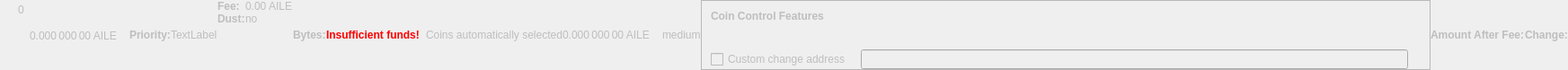
    <widget class="QWidget" name="dummyHideWidget" native="true">
     <property name="enabled">
      <bool>false</bool>
     </property>
     <property name="maximumSize">
      <size>
       <width>100</width>
       <height>22</height>
      </size>
     </property>
     <layout class="QHBoxLayout" name="dummyHideLayout">
      <property name="spacing">
       <number>0</number>
      </property>
      <property name="margin">
       <number>0</number>
      </property>
      <item>
       <layout class="QFormLayout" name="formLayoutCoinControl1">
        <property name="horizontalSpacing">
         <number>10</number>
        </property>
        <property name="verticalSpacing">
         <number>14</number>
        </property>
        <property name="leftMargin">
         <number>10</number>
        </property>
        <property name="topMargin">
         <number>4</number>
        </property>
        <property name="rightMargin">
         <number>6</number>
        </property>
        <item row="0" column="1">
         <widget class="QLabel" name="labelCoinControlBytes">
          <property name="cursor">
           <cursorShape>IBeamCursor</cursorShape>
          </property>
          <property name="contextMenuPolicy">
           <enum>Qt::ActionsContextMenu</enum>
          </property>
          <property name="text">
           <string notr="true">0</string>
          </property>
          <property name="textInteractionFlags">
           <set>Qt::LinksAccessibleByMouse|Qt::TextSelectableByKeyboard|Qt::TextSelectableByMouse</set>
          </property>
         </widget>
        </item>
       </layout>
      </item>
      <item>
       <widget class="QLabel" name="labelCoinControlAfterFee">
        <property name="enabled">
         <bool>false</bool>
        </property>
        <property name="sizePolicy">
         <sizepolicy hsizetype="Fixed" vsizetype="Fixed">
          <horstretch>0</horstretch>
          <verstretch>0</verstretch>
         </sizepolicy>
        </property>
        <property name="minimumSize">
         <size>
          <width>111</width>
          <height>12</height>
         </size>
        </property>
        <property name="maximumSize">
         <size>
          <width>111</width>
          <height>12</height>
         </size>
        </property>
        <property name="cursor">
         <cursorShape>IBeamCursor</cursorShape>
        </property>
        <property name="contextMenuPolicy">
         <enum>Qt::ActionsContextMenu</enum>
        </property>
        <property name="text">
         <string notr="true">0.000 000 00 AILE</string>
        </property>
        <property name="textInteractionFlags">
         <set>Qt::LinksAccessibleByMouse|Qt::TextSelectableByKeyboard|Qt::TextSelectableByMouse</set>
        </property>
       </widget>
      </item>
      <item>
       <widget class="QLabel" name="labelCoinControlPriorityText">
        <property name="enabled">
         <bool>false</bool>
        </property>
        <property name="font">
         <font>
          <weight>75</weight>
          <bold>true</bold>
         </font>
        </property>
        <property name="text">
         <string>Priority:</string>
        </property>
       </widget>
      </item>
      <item>
       <layout class="QHBoxLayout" name="horizontalLayout">
        <item>
         <widget class="QLabel" name="WarningLabel">
          <property name="text">
           <string>TextLabel</string>
          </property>
         </widget>
        </item>
       </layout>
      </item>
      <item>
       <layout class="QFormLayout" name="formLayoutCoinControl3">
        <property name="horizontalSpacing">
         <number>0</number>
        </property>
        <property name="verticalSpacing">
         <number>0</number>
        </property>
        <property name="leftMargin">
         <number>0</number>
        </property>
        <property name="topMargin">
         <number>0</number>
        </property>
        <property name="rightMargin">
         <number>0</number>
        </property>
        <item row="0" column="0">
         <widget class="QLabel" name="labelCoinControlFeeText">
          <property name="enabled">
           <bool>false</bool>
          </property>
          <property name="font">
           <font>
            <weight>75</weight>
            <bold>true</bold>
           </font>
          </property>
          <property name="text">
           <string>Fee:</string>
          </property>
          <property name="margin">
           <number>0</number>
          </property>
         </widget>
        </item>
        <item row="0" column="1">
         <widget class="QLabel" name="labelCoinControlFee">
          <property name="enabled">
           <bool>false</bool>
          </property>
          <property name="cursor">
           <cursorShape>IBeamCursor</cursorShape>
          </property>
          <property name="contextMenuPolicy">
           <enum>Qt::ActionsContextMenu</enum>
          </property>
          <property name="text">
           <string notr="true">0.00 AILE</string>
          </property>
          <property name="textInteractionFlags">
           <set>Qt::LinksAccessibleByMouse|Qt::TextSelectableByKeyboard|Qt::TextSelectableByMouse</set>
          </property>
         </widget>
        </item>
        <item row="1" column="0">
         <widget class="QLabel" name="labelCoinControlLowOutputText">
          <property name="enabled">
           <bool>false</bool>
          </property>
          <property name="font">
           <font>
            <weight>75</weight>
            <bold>true</bold>
           </font>
          </property>
          <property name="text">
           <string>Dust:</string>
          </property>
         </widget>
        </item>
        <item row="1" column="1">
         <widget class="QLabel" name="labelCoinControlLowOutput">
          <property name="enabled">
           <bool>false</bool>
          </property>
          <property name="cursor">
           <cursorShape>IBeamCursor</cursorShape>
          </property>
          <property name="contextMenuPolicy">
           <enum>Qt::ActionsContextMenu</enum>
          </property>
          <property name="text">
           <string>no</string>
          </property>
          <property name="textInteractionFlags">
           <set>Qt::LinksAccessibleByMouse|Qt::TextSelectableByKeyboard|Qt::TextSelectableByMouse</set>
          </property>
         </widget>
        </item>
       </layout>
      </item>
      <item>
       <widget class="QLabel" name="labelCoinControlBytesText">
        <property name="enabled">
         <bool>false</bool>
        </property>
        <property name="font">
         <font>
          <weight>75</weight>
          <bold>true</bold>
         </font>
        </property>
        <property name="text">
         <string>Bytes:</string>
        </property>
       </widget>
      </item>
      <item>
       <layout class="QFormLayout" name="formLayoutCoinControl2">
        <property name="horizontalSpacing">
         <number>0</number>
        </property>
        <property name="verticalSpacing">
         <number>0</number>
        </property>
        <property name="leftMargin">
         <number>0</number>
        </property>
        <property name="topMargin">
         <number>0</number>
        </property>
        <property name="rightMargin">
         <number>0</number>
        </property>
       </layout>
      </item>
      <item>
       <layout class="QHBoxLayout" name="horizontalLayoutCoinControl2">
        <property name="spacing">
         <number>0</number>
        </property>
        <property name="bottomMargin">
         <number>0</number>
        </property>
       </layout>
      </item>
      <item>
       <widget class="QLabel" name="labelCoinControlInsuffFunds">
        <property name="enabled">
         <bool>false</bool>
        </property>
        <property name="minimumSize">
         <size>
          <width>0</width>
          <height>0</height>
         </size>
        </property>
        <property name="font">
         <font>
          <weight>75</weight>
          <bold>true</bold>
         </font>
        </property>
        <property name="styleSheet">
         <string notr="true">color:red;font-weight:bold;</string>
        </property>
        <property name="text">
         <string>Insufficient funds!</string>
        </property>
        <property name="margin">
         <number>5</number>
        </property>
       </widget>
      </item>
      <item>
       <layout class="QFormLayout" name="formLayoutCoinControl4">
        <property name="horizontalSpacing">
         <number>0</number>
        </property>
        <property name="verticalSpacing">
         <number>0</number>
        </property>
        <property name="leftMargin">
         <number>0</number>
        </property>
        <property name="topMargin">
         <number>0</number>
        </property>
        <property name="rightMargin">
         <number>0</number>
        </property>
       </layout>
      </item>
      <item>
       <widget class="QLabel" name="labelCoinControlChangeLabel">
        <property name="enabled">
         <bool>false</bool>
        </property>
        <property name="sizePolicy">
         <sizepolicy hsizetype="Preferred" vsizetype="Expanding">
          <horstretch>0</horstretch>
          <verstretch>0</verstretch>
         </sizepolicy>
        </property>
        <property name="minimumSize">
         <size>
          <width>0</width>
          <height>0</height>
         </size>
        </property>
        <property name="text">
         <string/>
        </property>
        <property name="margin">
         <number>3</number>
        </property>
       </widget>
      </item>
      <item>
       <widget class="QLabel" name="labelCoinControlAutomaticallySelected">
        <property name="enabled">
         <bool>false</bool>
        </property>
        <property name="sizePolicy">
         <sizepolicy hsizetype="Fixed" vsizetype="Fixed">
          <horstretch>0</horstretch>
          <verstretch>0</verstretch>
         </sizepolicy>
        </property>
        <property name="minimumSize">
         <size>
          <width>0</width>
          <height>0</height>
         </size>
        </property>
        <property name="maximumSize">
         <size>
          <width>240</width>
          <height>16777215</height>
         </size>
        </property>
        <property name="text">
         <string>Coins automatically selected</string>
        </property>
        <property name="margin">
         <number>5</number>
        </property>
       </widget>
      </item>
      <item>
       <widget class="QLabel" name="labelCoinControlChange">
        <property name="enabled">
         <bool>false</bool>
        </property>
        <property name="sizePolicy">
         <sizepolicy hsizetype="Fixed" vsizetype="Fixed">
          <horstretch>0</horstretch>
          <verstretch>0</verstretch>
         </sizepolicy>
        </property>
        <property name="minimumSize">
         <size>
          <width>111</width>
          <height>0</height>
         </size>
        </property>
        <property name="maximumSize">
         <size>
          <width>111</width>
          <height>16777215</height>
         </size>
        </property>
        <property name="cursor">
         <cursorShape>IBeamCursor</cursorShape>
        </property>
        <property name="contextMenuPolicy">
         <enum>Qt::ActionsContextMenu</enum>
        </property>
        <property name="text">
         <string notr="true">0.000 000 00 AILE</string>
        </property>
        <property name="textInteractionFlags">
         <set>Qt::LinksAccessibleByMouse|Qt::TextSelectableByKeyboard|Qt::TextSelectableByMouse</set>
        </property>
       </widget>
      </item>
      <item>
       <widget class="QLabel" name="labelCoinControlPriority">
        <property name="enabled">
         <bool>false</bool>
        </property>
        <property name="cursor">
         <cursorShape>IBeamCursor</cursorShape>
        </property>
        <property name="contextMenuPolicy">
         <enum>Qt::ActionsContextMenu</enum>
        </property>
        <property name="text">
         <string>medium</string>
        </property>
        <property name="textInteractionFlags">
         <set>Qt::LinksAccessibleByMouse|Qt::TextSelectableByKeyboard|Qt::TextSelectableByMouse</set>
        </property>
       </widget>
      </item>
      <item>
       <widget class="QFrame" name="frameCoinControl">
        <property name="sizePolicy">
         <sizepolicy hsizetype="Expanding" vsizetype="Expanding">
          <horstretch>0</horstretch>
          <verstretch>0</verstretch>
         </sizepolicy>
        </property>
        <property name="maximumSize">
         <size>
          <width>16777215</width>
          <height>16777215</height>
         </size>
        </property>
        <property name="frameShape">
         <enum>QFrame::StyledPanel</enum>
        </property>
        <property name="frameShadow">
         <enum>QFrame::Sunken</enum>
        </property>
        <layout class="QVBoxLayout" name="verticalLayoutCoinControl2_2">
         <property name="spacing">
          <number>0</number>
         </property>
         <property name="margin">
          <number>0</number>
         </property>
         <item>
          <layout class="QVBoxLayout" name="verticalLayoutCoinControl" stretch="0,0,0,1">
           <property name="spacing">
            <number>0</number>
           </property>
           <property name="leftMargin">
            <number>10</number>
           </property>
           <property name="topMargin">
            <number>10</number>
           </property>
           <item>
            <layout class="QHBoxLayout" name="horizontalLayoutCoinControl1">
             <property name="bottomMargin">
              <number>15</number>
             </property>
             <item>
              <widget class="QLabel" name="labelCoinControlFeatures">
               <property name="enabled">
                <bool>false</bool>
               </property>
               <property name="sizePolicy">
                <sizepolicy hsizetype="Preferred" vsizetype="Maximum">
                 <horstretch>0</horstretch>
                 <verstretch>0</verstretch>
                </sizepolicy>
               </property>
               <property name="font">
                <font>
                 <weight>75</weight>
                 <bold>true</bold>
                </font>
               </property>
               <property name="styleSheet">
                <string notr="true">font-weight:bold;</string>
               </property>
               <property name="text">
                <string>Coin Control Features</string>
               </property>
              </widget>
             </item>
            </layout>
           </item>
           <item>
            <widget class="QWidget" name="widgetCoinControl" native="true">
             <property name="sizePolicy">
              <sizepolicy hsizetype="Preferred" vsizetype="Preferred">
               <horstretch>0</horstretch>
               <verstretch>0</verstretch>
              </sizepolicy>
             </property>
             <property name="minimumSize">
              <size>
               <width>0</width>
               <height>0</height>
              </size>
             </property>
             <property name="styleSheet">
              <string notr="true"/>
             </property>
             <layout class="QHBoxLayout" name="horizontalLayoutCoinControl5_2">
              <property name="margin">
               <number>0</number>
              </property>
              <item>
               <layout class="QHBoxLayout" name="horizontalLayoutCoinControl3">
                <property name="spacing">
                 <number>20</number>
                </property>
                <property name="topMargin">
                 <number>0</number>
                </property>
                <property name="bottomMargin">
                 <number>10</number>
                </property>
               </layout>
              </item>
             </layout>
            </widget>
           </item>
           <item>
            <layout class="QHBoxLayout" name="horizontalLayoutCoinControl4" stretch="0,0,0">
             <property name="spacing">
              <number>12</number>
             </property>
             <property name="sizeConstraint">
              <enum>QLayout::SetDefaultConstraint</enum>
             </property>
             <property name="topMargin">
              <number>5</number>
             </property>
             <property name="rightMargin">
              <number>5</number>
             </property>
             <item>
              <widget class="QCheckBox" name="checkBoxCoinControlChange">
               <property name="enabled">
                <bool>false</bool>
               </property>
               <property name="toolTip">
                <string>If this is activated, but the change address is empty or invalid, change will be sent to a newly generated address.</string>
               </property>
               <property name="text">
                <string>Custom change address</string>
               </property>
              </widget>
             </item>
             <item>
              <widget class="QValidatedLineEdit" name="lineEditCoinControlChange">
               <property name="enabled">
                <bool>false</bool>
               </property>
               <property name="sizePolicy">
                <sizepolicy hsizetype="Expanding" vsizetype="Fixed">
                 <horstretch>0</horstretch>
                 <verstretch>0</verstretch>
                </sizepolicy>
               </property>
              </widget>
             </item>
             <item>
              <widget class="QLabel" name="labelCoinControlChangeLabel_2">
               <property name="sizePolicy">
                <sizepolicy hsizetype="Preferred" vsizetype="Expanding">
                 <horstretch>0</horstretch>
                 <verstretch>0</verstretch>
                </sizepolicy>
               </property>
               <property name="minimumSize">
                <size>
                 <width>0</width>
                 <height>0</height>
                </size>
               </property>
               <property name="text">
                <string/>
               </property>
               <property name="margin">
                <number>3</number>
               </property>
              </widget>
             </item>
            </layout>
           </item>
           <item>
            <spacer name="verticalSpacerCoinControl">
             <property name="orientation">
              <enum>Qt::Vertical</enum>
             </property>
             <property name="sizeHint" stdset="0">
              <size>
               <width>800</width>
               <height>1</height>
              </size>
             </property>
            </spacer>
           </item>
          </layout>
         </item>
        </layout>
       </widget>
      </item>
      <item>
       <widget class="QLabel" name="labelCoinControlAfterFeeText">
        <property name="enabled">
         <bool>false</bool>
        </property>
        <property name="minimumSize">
         <size>
          <width>0</width>
          <height>0</height>
         </size>
        </property>
        <property name="maximumSize">
         <size>
          <width>16777215</width>
          <height>16777215</height>
         </size>
        </property>
        <property name="font">
         <font>
          <weight>75</weight>
          <bold>true</bold>
         </font>
        </property>
        <property name="text">
         <string>Amount After Fee:</string>
        </property>
        <property name="alignment">
         <set>Qt::AlignLeading|Qt::AlignLeft|Qt::AlignVCenter</set>
        </property>
        <property name="margin">
         <number>0</number>
        </property>
       </widget>
      </item>
      <item>
       <widget class="QLabel" name="labelCoinControlChangeText">
        <property name="enabled">
         <bool>false</bool>
        </property>
        <property name="sizePolicy">
         <sizepolicy hsizetype="Preferred" vsizetype="Preferred">
          <horstretch>0</horstretch>
          <verstretch>0</verstretch>
         </sizepolicy>
        </property>
        <property name="minimumSize">
         <size>
          <width>0</width>
          <height>0</height>
         </size>
        </property>
        <property name="maximumSize">
         <size>
          <width>16777215</width>
          <height>16777215</height>
         </size>
        </property>
        <property name="font">
         <font>
          <weight>75</weight>
          <bold>true</bold>
         </font>
        </property>
        <property name="text">
         <string>Change:</string>
        </property>
        <property name="alignment">
         <set>Qt::AlignLeading|Qt::AlignLeft|Qt::AlignVCenter</set>
        </property>
       </widget>
      </item>
     </layout>
    </widget>
